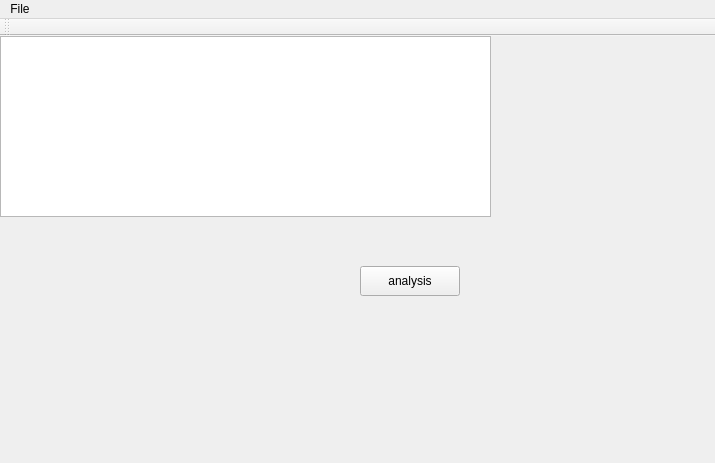
<?xml version="1.0" encoding="UTF-8"?>
<ui version="4.0">
 <class>MainWindow</class>
 <widget class="QMainWindow" name="MainWindow">
  <property name="geometry">
   <rect>
    <x>0</x>
    <y>0</y>
    <width>715</width>
    <height>463</height>
   </rect>
  </property>
  <property name="windowTitle">
   <string>MainWindow</string>
  </property>
  <widget class="QWidget" name="centralWidget">
   <widget class="QTextEdit" name="PLtext">
    <property name="geometry">
     <rect>
      <x>0</x>
      <y>0</y>
      <width>491</width>
      <height>181</height>
     </rect>
    </property>
    <property name="overwriteMode">
     <bool>false</bool>
    </property>
   </widget>
   <widget class="QPushButton" name="analysisButton">
    <property name="geometry">
     <rect>
      <x>360</x>
      <y>230</y>
      <width>100</width>
      <height>30</height>
     </rect>
    </property>
    <property name="text">
     <string>analysis</string>
    </property>
   </widget>
  </widget>
  <widget class="QMenuBar" name="menuBar">
   <property name="geometry">
    <rect>
     <x>0</x>
     <y>0</y>
     <width>715</width>
     <height>22</height>
    </rect>
   </property>
   <widget class="QMenu" name="menuFile">
    <property name="title">
     <string>File</string>
    </property>
    <addaction name="Open_fileAction"/>
   </widget>
   <addaction name="menuFile"/>
  </widget>
  <widget class="QToolBar" name="mainToolBar">
   <attribute name="toolBarArea">
    <enum>TopToolBarArea</enum>
   </attribute>
   <attribute name="toolBarBreak">
    <bool>false</bool>
   </attribute>
  </widget>
  <action name="Open_fileAction">
   <property name="text">
    <string>Open file</string>
   </property>
   <property name="shortcut">
    <string>Ctrl+O</string>
   </property>
  </action>
 </widget>
 <layoutdefault spacing="6" margin="11"/>
 <resources/>
 <connections/>
</ui>
